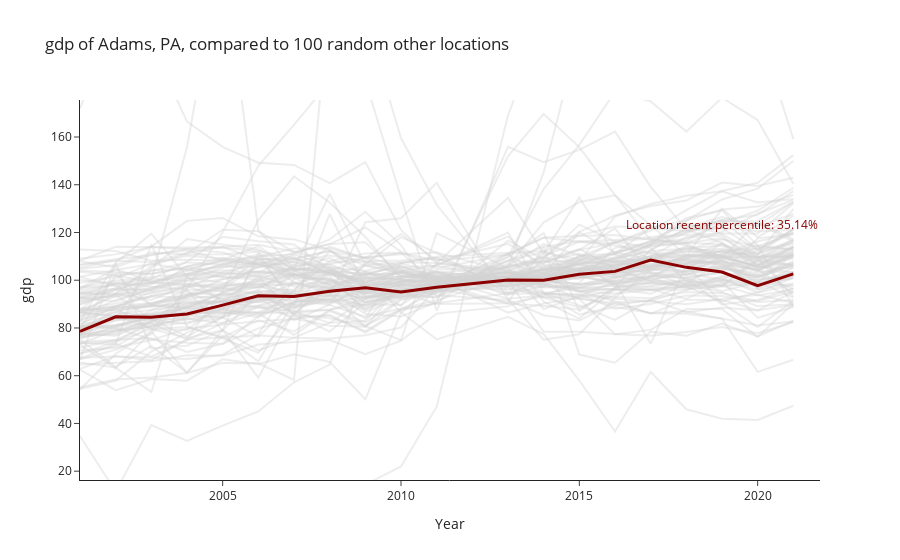

The notebook cell this image was saved under:
### Markdown cell above
#### Use case: I just want a rough idea

You want to know where your jurisdiction stands relative to all the others in the country. you also know the rate 
of locations where the most recent value of the outcome is lower than yours.

### Code cell
f  = FipsQuery(42001, "gdp")
f.compare_my_outcome_to_others(sample_size= 100, range_multiplier= 10)
